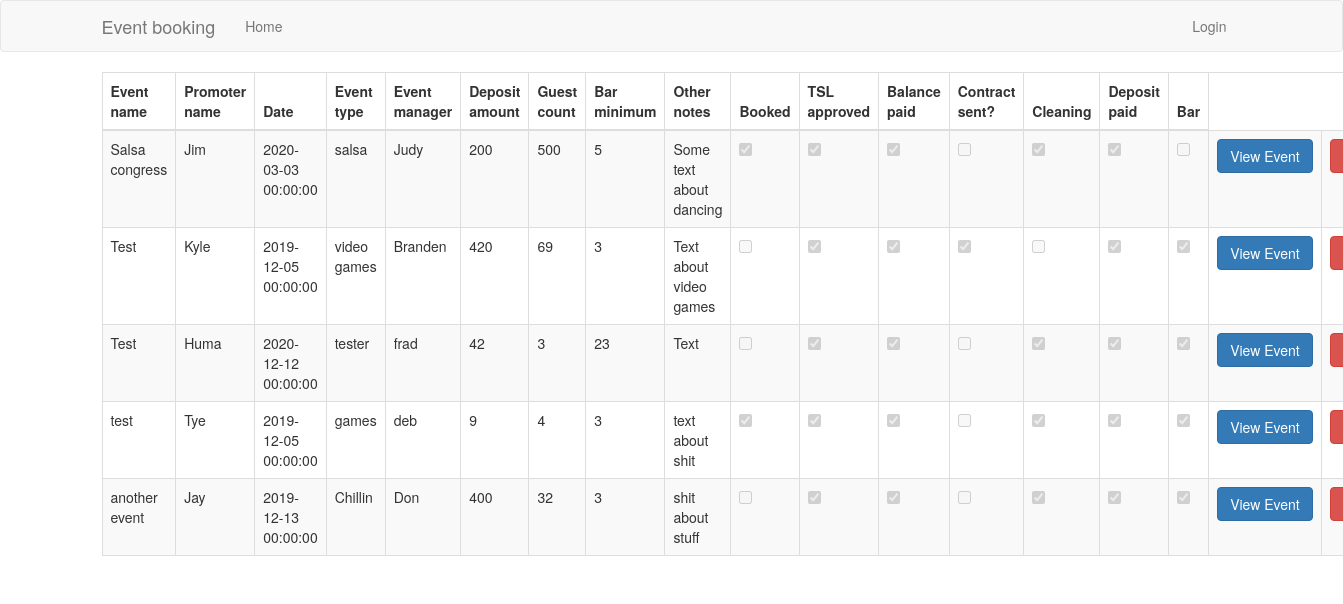
The app's page /events with its own data.
### app/models.py (models this page shows, shortened)
class Event(db.Model):
        id = db.Column(db.Integer, primary_key=True)
        event_name = db.Column(db.String(120), index=True)
        promoter_name = db.Column(db.String(64), index=True)
        event_date = db.Column(db.DateTime, index=True, default=datetime.utcnow)
        event_type = db.Column(db.String(64), index=True)
        event_manager = db.Column(db.String(64), index=True)
        deposit_amount = db.Column(db.Integer)
        guest_count = db.Column(db.Integer)
        bar_min = db.Column(db.Integer)
        other_notes = db.Column(db.String(64), index=True)
        booked = db.Column(db.Boolean, default=False)
        tsl_approved = db.Column(db.Boolean, default=False)
        balance_paid = db.Column(db.Boolean, default=False)
        contract_sent = db.Column(db.Boolean, default=False)
        cleaning = db.Column(db.Boolean, default=False)
        deposit_paid = db.Column(db.Boolean, default=False)
        bar = db.Column(db.Boolean, default=False)
        update = LinkCol('Update', 'update_event', url_kwargs=dict(id='id'))
        user_id = db.Column(db.Integer, db.ForeignKey('user.id'))

### app/routes.py (the view)
@app.route('/events', methods=['GET'])
def events():
    form = EventForm()
    events = Event.query.all()
    return render_template('events.html', form=form, events=events)

### app/forms.py
class EventForm(FlaskForm):
    event_name = StringField('Event name', validators=[DataRequired()])
    promoter_name = StringField('Promoter name', validators=[DataRequired()])
    event_date = DateField('Date', format='%m/%d/%Y', validators=[DataRequired()])
    event_type = StringField('Event type', validators=[DataRequired()])
    event_manager = StringField('Event manager', validators=[DataRequired()])
    deposit_amount = IntegerField('Deposit amount', validators=[DataRequired()])
    guest_count = IntegerField('Guest count', validators=[DataRequired()])
    bar_min = IntegerField('Bar minimum', validators=[DataRequired()])
    other_notes = TextAreaField('Other notes', validators=[Length(min=0, max=140)])
    booked = BooleanField('Booked')
    tsl_approved = BooleanField('TSL approved?')
    balance_paid = BooleanField('Balance paid?')
    contract_sent = BooleanField('Contract sent?')
    cleaning = BooleanField('Cleaning')
    deposit_paid = BooleanField('Deposit paid?')
    bar = BooleanField('Bar?')
    submit = SubmitField('Submit')

### app/templates/events.html (shortened to what this page needs)
{% extends "base.html" %}
{% block app_content %}
<table class="table table-hover table-striped table-bordered">
  <thead class="thead-dark">
  <tr align="center">
    <th scope="col">Event name</th>
    <th scope="col">Promoter name</th>
    <th scope="col">Date</th>
    <th scope="col">Event type</th>
    <th scope="col">Event manager</th>
    <th scope="col">Deposit amount</th>
    <th scope="col">Guest count</th>
    <th scope="col">Bar minimum</th>
    <th scope="col">Other notes</th>
    <th scope="col">Booked</th>
    <th scope="col">TSL approved</th>
    <th scope="col">Balance paid</th>
    <th scope="col">Contract sent?</th>
    <th scope="col">Cleaning</th>
    <th scope="col">Deposit paid</th>
    <th scope="col">Bar</th>
  </tr>
  </thead>
{% for event in events %}
<tr>
  <td class="col">{{ event.event_name }}</td>
  <td class="col">{{ event.promoter_name }}</td>
  <td class="col">{{ event.event_date }}</td>
  <td class="col">{{ event.event_type }}</td>
  <td class="col">{{ event.event_manager }}</td>
  <td class="col">{{ event.deposit_amount }}</td>
  <td class="col">{{ event.guest_count }}</td>
  <td class="col">{{ event.bar_min }}</td>
  <td class="col">{{ event.other_notes }}</td>
  <td class="col">{% if event.booked %}{{ event.booked|replace(event.booked, "") }}<div class="form-check">
  <input class="form-check-input" type="checkbox" value="" id="defaultCheck1" checked disabled></td>
  {% else %}
  <div class="form-check">
  <input class="form-check-input" type="checkbox" value="" id="defaultCheck1" disabled>
  {% endif %}
  <td class="col">{% if event.tsl_approved %}{{ event.tsl_approved|replace(event.tsl_approved, "") }}<div class="form-check">
  <input class="form-check-input" type="checkbox" value="" id="defaultCheck1" checked disabled></td>
  {% else %}
  <div class="form-check">
  <input class="form-check-input" type="checkbox" value="" id="defaultCheck1" disabled>
  {% endif %}
  <td class="col">{% if event.balance_paid %}{{ event.balance_paid|replace(event.balance_paid, "") }}<div class="form-check">
  <input class="form-check-input" type="checkbox" value="" id="defaultCheck1" checked disabled></td>
  {% else %}
  <div class="form-check">
  <input class="form-check-input" type="checkbox" value="" id="defaultCheck1" disabled>
  {% endif %}
  <td class="col">{% if event.contract_sent %}{{ event.contract_sent|replace(event.contract_sent, "") }}<div class="form-check">
  <input class="form-check-input" type="checkbox" value="" id="defaultCheck1" checked disabled></td>
  {% else %}
  <div class="form-check">
  <input class="form-check-input" type="checkbox" value="" id="defaultCheck1" disabled>
  {% endif %}
  <td class="col">{% if event.cleaning %}{{ event.cleaning|replace(event.cleaning, "") }}<div class="form-check">
  <input class="form-check-input" type="checkbox" value="" id="defaultCheck1" checked disabled></td>
  {% else %}
  <div class="form-check">
  <input class="form-check-input" type="checkbox" value="" id="defaultCheck1" disabled>
  {% endif %}
  <td class="col">{% if event.deposit_paid %}{{ event.deposit_paid|replace(event.deposit_paid, "") }}<div class="form-check">
  <input class="form-check-input" type="checkbox" value="" id="defaultCheck1" checked disabled></td>
  {% else %}
  <div class="form-check">
  <input class="form-check-input" type="checkbox" value="" id="defaultCheck1" disabled>
  {% endif %}
  <td class="col">{% if event.bar %}{{ event.bar|replace(event.bar, "") }}<div class="form-check">
  <input class="form-check-input" type="checkbox" value="" id="defaultCheck1" checked disabled></td>
  {% else %}
  <div class="form-check">
  <input class="form-check-input" type="checkbox" value="" id="defaultCheck1" disabled>
  {% endif %}
  <td><a href="{{ url_for('event_details', id=event.id) }}" class="btn btn-primary" roll="button" >View Event</a></td>
  <td><button type="button" class="btn btn-danger" data-toggle="modal" data-target="#exampleModal">
  </button></td>
{% endfor %}
{% endblock %}

### app/templates/base.html (shortened to what this page needs)
{% extends 'bootstrap/base.html' %}
{% block navbar %}
    <nav class="navbar navbar-default">
        <div class="container">
            <div class="navbar-header">
                <a class="navbar-brand" href="{{ url_for('index') }}">Event booking</a>
            </div>
            <div class="collapse navbar-collapse" id="bs-example-navbar-collapse-1">
                <ul class="nav navbar-nav">
                    <li><a href="{{ url_for('index') }}">Home</a></li>
                </ul>
                <ul class="nav navbar-nav navbar-right">
                    {% if current_user.is_anonymous %}
                    <li><a href="{{ url_for('login') }}">Login</a></li>
                    {% else %}
                    <li><a href="{{ url_for('logout') }}">Logout</a></li>
                    <li><a href="{{ url_for('events') }}">Events</a></li>
                    {% endif %}
                </ul>
            </div>
        </div>
    </nav>
{% endblock %}
{% block content %}
    <div class="container">
        {% block app_content %}{% endblock %}
    </div>
{% endblock %}

### records on screen
Event: event_name "Salsa congress", promoter_name "Jim", event_date "2020-03-03 00:00:00", event_type "salsa", event_manager "Judy", deposit_amount "200", guest_count "500", bar_min "5", other_notes "Some text about dancing"
Event: event_name "Test", promoter_name "Kyle", event_date "2019-12-05 00:00:00", event_type "video games", event_manager "Branden", deposit_amount "420", guest_count "69", bar_min "3", other_notes "Text about video games"
Event: event_name "Test", promoter_name "Huma", event_date "2020-12-12 00:00:00", event_type "tester", event_manager "frad", deposit_amount "42", guest_count "3", bar_min "23", other_notes "Text"
Event: event_name "test", promoter_name "Tye", event_date "2019-12-05 00:00:00", event_type "games", event_manager "deb", deposit_amount "9", guest_count "4", bar_min "3", other_notes "text about shit"
Event: event_name "another event", promoter_name "Jay", event_date "2019-12-13 00:00:00", event_type "Chillin", event_manager "Don", deposit_amount "400", guest_count "32", bar_min "3", other_notes "shit about stuff"
